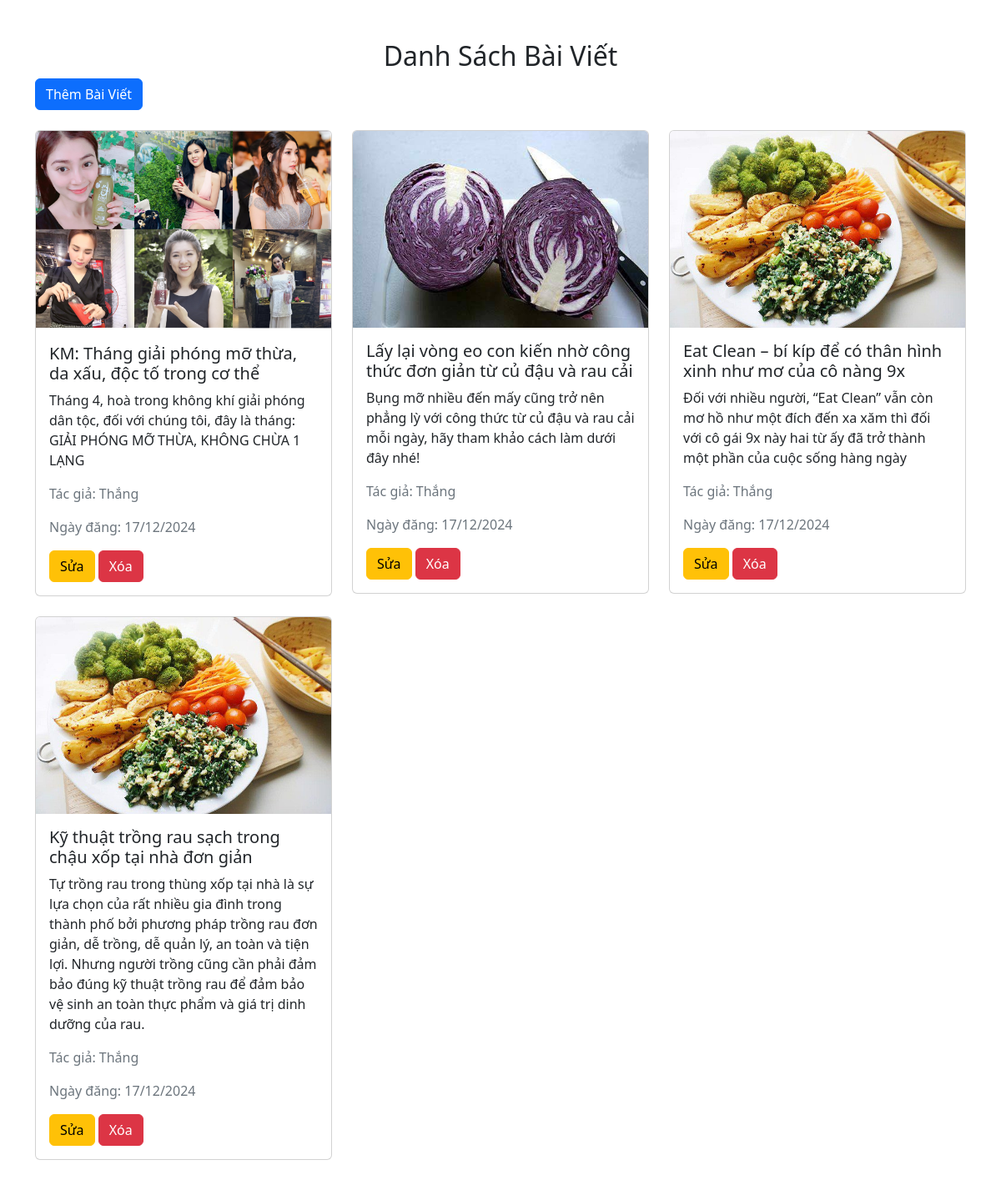
The page /danhsachbaiviet.php on the database its author committed.
### tables this page shows
CREATE TABLE `articles` (
  `id` int(11) NOT NULL,
  `title` varchar(255) NOT NULL,
  `description` text DEFAULT NULL,
  `content` text DEFAULT NULL,
  `author` varchar(255) DEFAULT NULL,
  `published_date` datetime DEFAULT NULL,
  `image` varchar(255) DEFAULT NULL
);

### danhsachbaiviet.php (the view, shortened to what this page needs)
<?php
include 'db_connection.php';
$sql = "SELECT * FROM articles ORDER BY published_date DESC";
$articles = mysqli_query($conn, $sql);
?>
<!DOCTYPE html>
<html lang="en">
<head>
    <link href="https://cdn.jsdelivr.net/npm/bootstrap@5.3.0-alpha3/dist/css/bootstrap.min.css" rel="stylesheet">
    <link href="https://cdn.jsdelivr.net/npm/bootstrap-icons/font/bootstrap-icons.css" rel="stylesheet">
    <link rel="stylesheet" href="styles.css">
</head>
<body>
    <div class="container mt-5">
        <h2 class="text-center">Danh Sách Bài Viết</h2>
        <button class="btn btn-primary mb-4" data-bs-toggle="modal" data-bs-target="#addArticleModal">Thêm Bài Viết</button>
        <div class="row">
            <?php while ($article = mysqli_fetch_assoc($articles)) { ?>
                <div class="col-md-4 mb-4">
                    <div class="card">
                        <img src="uploads/<?php echo $article['image']; ?>" class="card-img-top" alt="<?php echo $article['title']; ?>">
                        <div class="card-body">
                            <h5 class="card-title"><?php echo $article['title']; ?></h5>
                            <p class="card-text"><?php echo $article['description']; ?></p>
                            <p class="text-muted">Tác giả: <?php echo $article['author']; ?></p>
                            <p class="text-muted">Ngày đăng: <?php echo date('d/m/Y', strtotime($article['published_date'])); ?></p>
                            <a href="sua_bai_viet.php?edit_id=<?php echo $article['id']; ?>" class="btn btn-warning">Sửa</a>
                            <a href="danhsachbaiviet.php?delete_id=<?php echo $article['id']; ?>" class="btn btn-danger" onclick="return confirm('Bạn có chắc muốn xóa bài viết này?');">Xóa</a>
                        </div>
                    </div>
                </div>
            <?php } ?>
        </div>
    </div>
</body>
</html>

### rows shown on the page
articles: image (picture), title "KM: Tháng giải phóng mỡ thừa, da xấu, độc tố trong cơ thể", description "Tháng 4, hoà trong không khí giải phóng dân tộc, đối với chúng tôi, đây là tháng: GIẢI PHÓNG MỠ THỪA, KHÔNG CHỪA 1 LẠNG", author "Thắng", published_date "17/12/2024"
articles: image (picture), title "Lấy lại vòng eo con kiến nhờ công thức đơn giản từ củ đậu và rau cải", description "Bụng mỡ nhiều đến mấy cũng trở nên phẳng lỳ với công thức từ củ đậu và rau cải mỗi ngày, hãy tham khảo cách làm dưới đây nhé!", author "Thắng", published_date "17/12/2024"
articles: image (picture), title "Eat Clean – bí kíp để có thân hình xinh như mơ của cô nàng 9x", description "Đối với nhiều người, “Eat Clean” vẫn còn mơ hồ như một đích đến xa xăm thì đối với cô gái 9x này hai từ ấy đã trở thành một phần của cuộc sống hàng ngày", author "Thắng", published_date "17/12/2024"
articles: image (picture), title "Kỹ thuật trồng rau sạch trong chậu xốp tại nhà đơn giản", description "Tự trồng rau trong thùng xốp tại nhà là sự lựa chọn của rất nhiều gia đình trong thành phố bởi phương pháp trồng rau đơn giản, dễ trồng, dễ quản lý, an toàn và tiện lợi. Nhưng người trồng cũng cần phải đảm bảo đúng kỹ thuật trồng rau để đảm bảo vệ sinh an toàn thực phẩm và giá trị dinh dưỡng của rau.", author "Thắng", published_date "17/12/2024"
